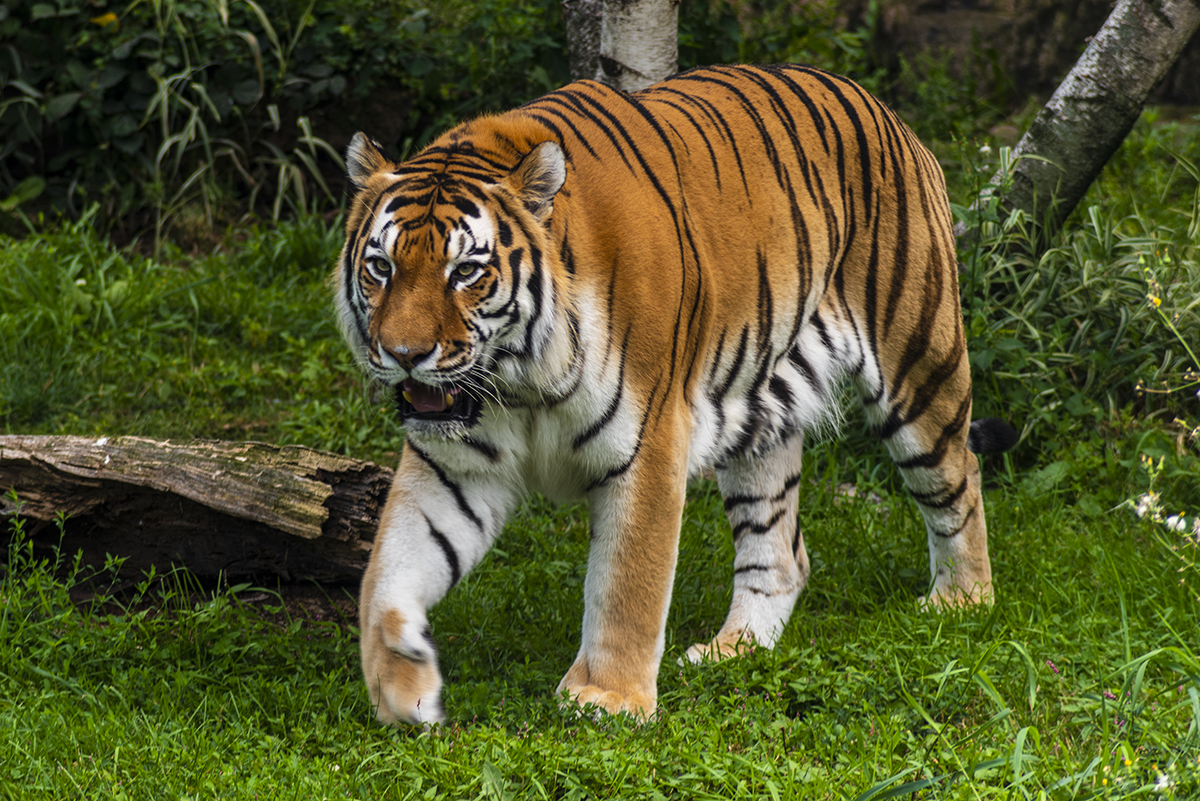
#> input picture CSCI-250/2- Clustering/tiger.jpg, 1200 x 801 px, found by its file name
$ jupyter execute --allow-errors SimplePerceptron-Color.ipynb
#> lines starting #> are read from the running program, lines starting #| are printed output that depends on the picture
[cell 1]
import numpy as np
import matplotlib.pyplot as plt
from skimage import io, color, transform

[cell 2]
class Perceptron:

    #Constructor
    def __init__(self,n):
#> `filename = '../data/tiger/tiger' + str(i) + '.jpg'`: filename = '../data/tiger/tiger1.jpg'
#> `maskname = '../data/tiger/tiger' + str(i) + '_mask.jpg'`: maskname = '../data/tiger/tiger1_mask.jpg'
        self.stepsize = 0.01
        self.inputsize = n
        self.weights = np.random.random(n)
        self.bias = n * np.random.random()
        self.inputfeatures = np.matrix.transpose(0*self.weights)
        self.output = 0
        self.numiter = 1000

    #Get output
    def getOutput(self):
        return self.output

    #Get weights
    def getWeights(self):
        return self.weights

    #Get bias
    def getBias(self):
        return self.bias

    #Set weights
    def setWeights(self,w):
        self.weights = w

    #Set bias
    def setBias(self,b):
        self.bias = b

    #Display
    def display(self):
        print('Weights:',self.weights)
        print('Bias:',self.bias)

    def check(self,inp):
        if inp.shape[0] != self.inputsize:
            self.output = -1
        else:
            self.inputfeatures = inp
            z = self.bias + np.matmul(self.weights,inp)

            #Sigmoid function response
            #self.output = 1 / (1 + np.exp(-z))

            # Step function response
            if z > 0:
                self.output = 1
            else:
                self.output = 0
        return self

    #Train
    def train(self,inp,out):
        if inp.shape[0] != self.inputsize:
            print('Wrong Input Size!!!')
        else:
            self = self.check(inp)
            if self.output != out:
                count = 0
                while count < self.numiter and out != self.output:
                    self.weights = self.weights + self.stepsize*(out - self.output) * np.matrix.transpose(inp)
                    self.bias = self.bias + self.stepsize*(out - self.output)
                    self = self.check(inp)
                    count += 1
            return self

[cell 3]
INPUTSIZE = 3
p = Perceptron(INPUTSIZE)

#> (the rest of this cell did not finish here and is left out)

#> (a cell that did not finish here is left out)

[cell 5]
images = range(1,2)

#> (the rest of this cell did not finish here and is left out)

#> (a cell that did not finish here is left out)

[cell 7]
testimage = np.float32(io.imread('../data/tiger/tiger.jpg'))

pixels2 = np.reshape(testimage,(testimage.shape[0]*testimage.shape[1],3))

labels2 = []
for pixel in pixels2:
    labels2.append(p.check(pixel).getOutput())
#> this loop made 961200 passes
#> z in check on passes 1 to 3: 20.81, 18.45, 30.31
#> after the loop, labels2 = 961200 items
labels2 = np.array(labels2)

newimage = np.reshape(labels2,(testimage.shape[0],testimage.shape[1]))
#> newimage: shape (801, 1200) int64; every value is 1


fig = plt.figure(figsize=(16, 16))
ax = fig.add_subplot(1,2,1)
ax.imshow(np.uint8(testimage))
ax.axis('off')
ax = fig.add_subplot(1,2,2)
ax.imshow(newimage)
ax.axis('off')

plt.show()
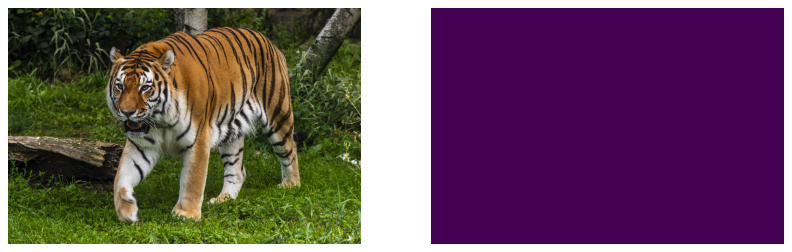
#> figure drawn by matplotlib, 2 panels
